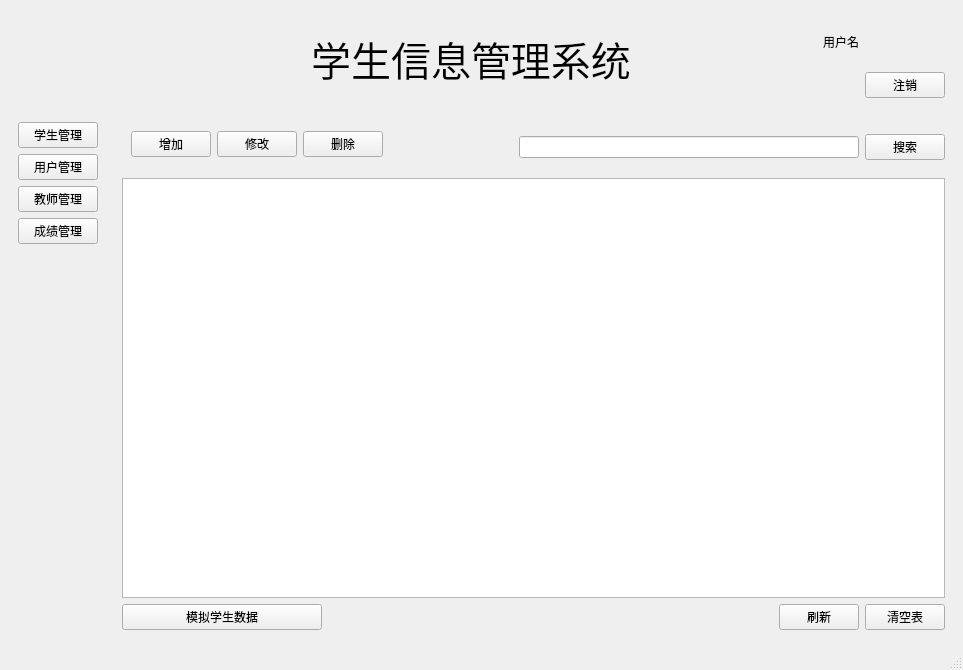
<?xml version="1.0" encoding="UTF-8"?>
<ui version="4.0">
 <class>MainWindow</class>
 <widget class="QMainWindow" name="MainWindow">
  <property name="geometry">
   <rect>
    <x>0</x>
    <y>0</y>
    <width>963</width>
    <height>670</height>
   </rect>
  </property>
  <property name="minimumSize">
   <size>
    <width>960</width>
    <height>670</height>
   </size>
  </property>
  <property name="windowTitle">
   <string>学生信息管理系统主界面</string>
  </property>
  <property name="windowIcon">
   <iconset resource="res.qrc">
    <normaloff>:/resources/mwindowicon.jpg</normaloff>:/resources/mwindowicon.jpg</iconset>
  </property>
  <widget class="QWidget" name="centralwidget">
   <property name="styleSheet">
    <string notr="true">QWidget#centralwidget{border-image: url(:/resources/backgroundspiderverse.jpg);}</string>
   </property>
   <layout class="QGridLayout" name="gridLayout_6">
    <item row="0" column="0" colspan="2">
     <widget class="QWidget" name="widget" native="true">
      <property name="sizePolicy">
       <sizepolicy hsizetype="Preferred" vsizetype="Preferred">
        <horstretch>0</horstretch>
        <verstretch>0</verstretch>
       </sizepolicy>
      </property>
      <property name="maximumSize">
       <size>
        <width>16777215</width>
        <height>251</height>
       </size>
      </property>
      <layout class="QGridLayout" name="gridLayout_2" columnstretch="0,0,0,0">
       <property name="leftMargin">
        <number>0</number>
       </property>
       <property name="topMargin">
        <number>0</number>
       </property>
       <property name="rightMargin">
        <number>0</number>
       </property>
       <property name="bottomMargin">
        <number>0</number>
       </property>
       <item row="0" column="3">
        <widget class="QWidget" name="widget_2" native="true">
         <property name="minimumSize">
          <size>
           <width>200</width>
           <height>0</height>
          </size>
         </property>
         <layout class="QGridLayout" name="gridLayout" columnstretch="0,0,0">
          <item row="0" column="0" rowspan="2">
           <widget class="QLabel" name="label_3">
            <property name="minimumSize">
             <size>
              <width>80</width>
              <height>80</height>
             </size>
            </property>
            <property name="maximumSize">
             <size>
              <width>80</width>
              <height>80</height>
             </size>
            </property>
            <property name="styleSheet">
             <string notr="true">border-image: url(:/resources/adminimage.jpg);</string>
            </property>
            <property name="text">
             <string/>
            </property>
           </widget>
          </item>
          <item row="0" column="1">
           <widget class="QLabel" name="lb_name">
            <property name="styleSheet">
             <string notr="true">color: rgb(0, 0, 0);</string>
            </property>
            <property name="text">
             <string>用户名</string>
            </property>
            <property name="alignment">
             <set>Qt::AlignCenter</set>
            </property>
           </widget>
          </item>
          <item row="1" column="2">
           <widget class="QPushButton" name="btn_exit">
            <property name="sizePolicy">
             <sizepolicy hsizetype="Fixed" vsizetype="Fixed">
              <horstretch>0</horstretch>
              <verstretch>0</verstretch>
             </sizepolicy>
            </property>
            <property name="maximumSize">
             <size>
              <width>16777215</width>
              <height>16777215</height>
             </size>
            </property>
            <property name="styleSheet">
             <string notr="true"/>
            </property>
            <property name="text">
             <string>注销</string>
            </property>
            <property name="btn" stdset="0">
             <string>mainexit</string>
            </property>
           </widget>
          </item>
         </layout>
        </widget>
       </item>
       <item row="0" column="1">
        <widget class="QLabel" name="label">
         <property name="maximumSize">
          <size>
           <width>16777215</width>
           <height>16777215</height>
          </size>
         </property>
         <property name="font">
          <font>
           <family>思源黑体 CN Medium</family>
           <pointsize>30</pointsize>
          </font>
         </property>
         <property name="styleSheet">
          <string notr="true">color: rgb(0, 0, 0);</string>
         </property>
         <property name="text">
          <string>学生信息管理系统</string>
         </property>
         <property name="alignment">
          <set>Qt::AlignCenter</set>
         </property>
         <property name="label" stdset="0">
          <string>maintitle</string>
         </property>
        </widget>
       </item>
       <item row="0" column="0">
        <spacer name="horizontalSpacer">
         <property name="orientation">
          <enum>Qt::Horizontal</enum>
         </property>
         <property name="sizeHint" stdset="0">
          <size>
           <width>302</width>
           <height>95</height>
          </size>
         </property>
        </spacer>
       </item>
       <item row="0" column="2">
        <spacer name="horizontalSpacer_3">
         <property name="orientation">
          <enum>Qt::Horizontal</enum>
         </property>
         <property name="sizeHint" stdset="0">
          <size>
           <width>40</width>
           <height>20</height>
          </size>
         </property>
        </spacer>
       </item>
      </layout>
     </widget>
    </item>
    <item row="1" column="0">
     <widget class="QWidget" name="widget_4" native="true">
      <property name="sizePolicy">
       <sizepolicy hsizetype="Minimum" vsizetype="Minimum">
        <horstretch>0</horstretch>
        <verstretch>0</verstretch>
       </sizepolicy>
      </property>
      <property name="maximumSize">
       <size>
        <width>300</width>
        <height>300</height>
       </size>
      </property>
      <layout class="QGridLayout" name="gridLayout_3">
       <item row="0" column="0">
        <widget class="QPushButton" name="btn_stuinfomgr">
         <property name="text">
          <string>学生管理</string>
         </property>
        </widget>
       </item>
       <item row="1" column="0">
        <widget class="QPushButton" name="btn_userinfomgr">
         <property name="text">
          <string>用户管理</string>
         </property>
        </widget>
       </item>
       <item row="2" column="0">
        <widget class="QPushButton" name="btn_teainfomgr">
         <property name="text">
          <string>教师管理</string>
         </property>
        </widget>
       </item>
       <item row="3" column="0">
        <widget class="QPushButton" name="btn_scoreinfomgr">
         <property name="text">
          <string>成绩管理</string>
         </property>
        </widget>
       </item>
      </layout>
     </widget>
    </item>
    <item row="1" column="1" rowspan="2">
     <widget class="QStackedWidget" name="stackedWidget">
      <property name="sizePolicy">
       <sizepolicy hsizetype="Preferred" vsizetype="Preferred">
        <horstretch>0</horstretch>
        <verstretch>0</verstretch>
       </sizepolicy>
      </property>
      <property name="styleSheet">
       <string notr="true"/>
      </property>
      <widget class="QWidget" name="page">
       <property name="enabled">
        <bool>true</bool>
       </property>
       <layout class="QGridLayout" name="gridLayout_5">
        <item row="3" column="5">
         <widget class="QPushButton" name="btn_cleartable">
          <property name="maximumSize">
           <size>
            <width>200</width>
            <height>16777215</height>
           </size>
          </property>
          <property name="text">
           <string>清空表</string>
          </property>
          <property name="btn" stdset="0">
           <string>main</string>
          </property>
         </widget>
        </item>
        <item row="3" column="4">
         <widget class="QPushButton" name="btn_refresh">
          <property name="maximumSize">
           <size>
            <width>80</width>
            <height>16777215</height>
           </size>
          </property>
          <property name="text">
           <string>刷新</string>
          </property>
          <property name="btn" stdset="0">
           <string>main</string>
          </property>
         </widget>
        </item>
        <item row="0" column="3" rowspan="2" colspan="2">
         <widget class="QLineEdit" name="le_searchname">
          <property name="minimumSize">
           <size>
            <width>340</width>
            <height>0</height>
           </size>
          </property>
         </widget>
        </item>
        <item row="0" column="0">
         <widget class="QWidget" name="widget_3" native="true">
          <layout class="QGridLayout" name="gridLayout_4">
           <item row="0" column="2">
            <widget class="QPushButton" name="bt_delete">
             <property name="styleSheet">
              <string notr="true"/>
             </property>
             <property name="text">
              <string>删除</string>
             </property>
             <property name="btn" stdset="0">
              <string>main</string>
             </property>
            </widget>
           </item>
           <item row="0" column="1">
            <widget class="QPushButton" name="bt_change">
             <property name="styleSheet">
              <string notr="true"/>
             </property>
             <property name="text">
              <string>修改</string>
             </property>
             <property name="btn" stdset="0">
              <string>main</string>
             </property>
            </widget>
           </item>
           <item row="0" column="0">
            <widget class="QPushButton" name="bt_add">
             <property name="text">
              <string>增加</string>
             </property>
             <property name="btn" stdset="0">
              <string>main</string>
             </property>
            </widget>
           </item>
          </layout>
         </widget>
        </item>
        <item row="0" column="1" rowspan="2" colspan="2">
         <spacer name="horizontalSpacer_2">
          <property name="orientation">
           <enum>Qt::Horizontal</enum>
          </property>
          <property name="sizeHint" stdset="0">
           <size>
            <width>40</width>
            <height>20</height>
           </size>
          </property>
         </spacer>
        </item>
        <item row="3" column="0">
         <widget class="QPushButton" name="btn_simdata">
          <property name="maximumSize">
           <size>
            <width>200</width>
            <height>16777215</height>
           </size>
          </property>
          <property name="text">
           <string>模拟学生数据</string>
          </property>
          <property name="btn" stdset="0">
           <string>simdata</string>
          </property>
         </widget>
        </item>
        <item row="0" column="5" rowspan="2">
         <widget class="QPushButton" name="btn_search">
          <property name="sizePolicy">
           <sizepolicy hsizetype="Minimum" vsizetype="Fixed">
            <horstretch>0</horstretch>
            <verstretch>0</verstretch>
           </sizepolicy>
          </property>
          <property name="maximumSize">
           <size>
            <width>300</width>
            <height>16777215</height>
           </size>
          </property>
          <property name="styleSheet">
           <string notr="true"/>
          </property>
          <property name="text">
           <string>搜索</string>
          </property>
          <property name="btn" stdset="0">
           <string>main</string>
          </property>
         </widget>
        </item>
        <item row="2" column="0" colspan="6">
         <widget class="QTableWidget" name="tableWidget">
          <property name="styleSheet">
           <string notr="true"/>
          </property>
          <property name="showGrid">
           <bool>true</bool>
          </property>
          <attribute name="horizontalHeaderStretchLastSection">
           <bool>true</bool>
          </attribute>
          <attribute name="verticalHeaderVisible">
           <bool>false</bool>
          </attribute>
         </widget>
        </item>
        <item row="3" column="1">
         <widget class="QLabel" name="lb_stucnt">
          <property name="sizePolicy">
           <sizepolicy hsizetype="Expanding" vsizetype="Preferred">
            <horstretch>0</horstretch>
            <verstretch>0</verstretch>
           </sizepolicy>
          </property>
          <property name="text">
           <string/>
          </property>
         </widget>
        </item>
       </layout>
      </widget>
      <widget class="QWidget" name="page_2"/>
     </widget>
    </item>
    <item row="2" column="0">
     <spacer name="verticalSpacer">
      <property name="orientation">
       <enum>Qt::Vertical</enum>
      </property>
      <property name="sizeHint" stdset="0">
       <size>
        <width>20</width>
        <height>40</height>
       </size>
      </property>
     </spacer>
    </item>
   </layout>
  </widget>
  <widget class="QStatusBar" name="statusbar"/>
  <widget class="QMenuBar" name="menubar">
   <property name="geometry">
    <rect>
     <x>0</x>
     <y>0</y>
     <width>963</width>
     <height>20</height>
    </rect>
   </property>
  </widget>
 </widget>
 <resources>
  <include location="res.qrc"/>
 </resources>
 <connections/>
</ui>
